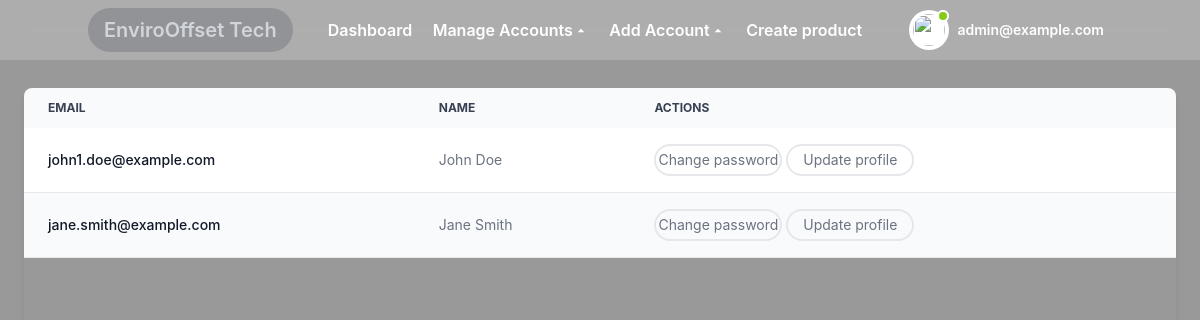
The page /admin/allUsers (signed in) on the database its author committed.
### main.py (models this page shows, shortened)
class Admin(db.Model):
    id=db.Column(db.Integer, primary_key=True)
    fname = db.Column(db.String(255), nullable=False)
    lname = db.Column(db.String(255), nullable=False)
    email=db.Column(db.String(255), nullable=False)
    password=db.Column(db.String(255), nullable=False)
    is_Staff = db.Column(db.Integer, default=0, nullable=False)

class User(db.Model):
    id=db.Column(db.Integer, primary_key=True)
    fname=db.Column(db.String(255), nullable=False)
    lname=db.Column(db.String(255), nullable=False)
    email=db.Column(db.String(255), nullable=False)
    password=db.Column(db.String(255), nullable=False)
    country=db.Column(db.String(255), nullable=False)
    total_contribution = db.Column(db.Float, default=None)
    total_carbon_offset = db.Column(db.Float, default=None)
    carbon_footprint = db.Column(db.Float, default=None)
    offset_under_neutral = db.Column(db.Float, default=None)

### main.py (the view)
@app.route("/admin/allUsers")
def admin_allUsers():
    if not session.get('admin_id'):
        return redirect('/')
    admin = Admin().query.filter_by(id=session.get('admin_id')).first()
    users = User().query.all()
    return render_template('admin/allUsers.html',users=users,admin=admin)

### templates/admin/allUsers.html (shortened to what this page needs)
<!DOCTYPE html>
<html lang="en">
<head>
    <link href="https://fonts.bunny.net/css?family=figtree:400,500,600&display=swap" rel="stylesheet" />
    <link href='https://unpkg.com/boxicons@2.1.4/css/boxicons.min.css' rel='stylesheet'>
    <link href="https://cdn.jsdelivr.net/npm/remixicon@3.5.0/fonts/remixicon.css" rel="stylesheet">
    <link rel="stylesheet" href="{{ url_for('static', filename='styles/layout.css') }}">
    <script src="https://cdn.tailwindcss.com"></script>
</head>
<body class="text-gray-800 font-inter bg-cover bg-fixed bg-center" style="background-image: linear-gradient(rgba(0, 0, 0, 0.4), rgba(0, 0, 0, 0.4)), url('{{ url_for('static', filename='images/SolarPanels.jpg') }}')">
    {% include 'admin/navbar.html' %}
    <main class="md:mt-16 min-h-screen transition-all main">
        <div class="p-6">
            <div class="flex-auto relative overflow-x-auto shadow-md sm:rounded-lg h-screen">
                <table class="w-full text-sm text-left rtl:text-right text-gray-500">
                    <thead class="text-xs text-gray-700 uppercase bg-gray-50">
                        <tr>
                            <th scope="col" class="px-6 py-3">
                                Email
                            </th>
                            <th scope="col" class="px-6 py-3">
                                Name
                            </th>
                            <th scope="col" class="px-6 py-3">
                                Actions
                            </th>
                        </tr>
                    </thead>
                    <tbody>
                        {% for user in users %}
                        <tr class="odd:bg-white even:bg-gray-50 border-b">
                            <th scope="row" class="px-6 py-4 font-medium text-gray-900 whitespace-nowrap">
                                {{user.email}}
                            </th>
                            <td class="px-6 py-4">
                                {{user.fname}} {{user.lname}}
                            </td>
                            <td class="px-6 py-4">
                                        <a href="/admin/changeUserPwd/{{user.id}}">
                                            <button class="btn font-normal h-8 border-gray-200 border-2 rounded-2xl w-32">Change password</button>
                                        </a>
                                        <a href="/admin/changeUserProfile/{{user.id}}">
                                            <button class="btn btn font-normal h-8 border-gray-200 border-2 rounded-2xl w-32">Update profile</button>
                                        </a>
                            </td>
                        </tr>
                        {% endfor %}
                    </tbody>
                </table>
            </div>
        </div>
    </main>
</body>
</html>

### templates/admin/navbar.html (shortened to what this page needs)
<header class="bg-white bg-opacity-20 backdrop-blur-md absolute top-0 left-0 right-0 z-50" id="Home">
    <div class="container mx-auto flex items-center justify-between py-2">
        <div>
            <div
                class="font-semibold text-xl text-gray-300 bg-gray-800 bg-opacity-20 rounded-full px-4 py-2 hover:text-white hover:bg-black px-4">
                EnviroOffset Tech</div>
        </div>
        <div class="space-x-4">
            <a href="/admin/dashboard"
                class="font-semibold text-white hover:text-yellow-300 hover:border-b-2 border-yellow-300">Dashboard</a>
            <div class="inline-block font-semibold text-white group">
                <button class="flex items-center hover:text-yellow-300">
                    Manage Accounts
                    <svg class="fill-current h-4 w-4 transform group-hover:rotate-180
                            transition duration-150 ease-in-out" xmlns="http://www.w3.org/2000/svg"
                        viewBox="0 0 20 20">
                        <path d="M5.859 12.66l4.141-4.27 4.141 4.27H5.859z" />
                    </svg>
                </button>
            </div>
            <div class="inline-block font-semibold text-white group">
                <button class="flex items-center hover:text-yellow-300">
                    Add Account
                    <svg class="fill-current h-4 w-4 transform group-hover:rotate-180
                            transition duration-150 ease-in-out" xmlns="http://www.w3.org/2000/svg"
                        viewBox="0 0 20 20">
                        <path d="M5.859 12.66l4.141-4.27 4.141 4.27H5.859z" />
                    </svg>
                </button>
            </div>
            <a href="/admin/addProduct"
                class="font-semibold text-white hover:text-yellow-300 hover:border-b-2 border-yellow-300">Create
                product</a>
        </div>
        <div class="dropdown ml-3">
            <button type="button" class="dropdown-toggle flex items-center">
                <div class="flex-shrink-0 w-10 h-10 relative">
                    <div class="p-1 bg-white rounded-full focus:outline-none focus:ring">
                        <img class="w-8 h-8 rounded-full"
                            src="https://laravelui.spruko.com/tailwind/ynex/build/assets/images/faces/9.jpg" alt="" />
                        <div class="top-0 left-7 absolute w-3 h-3 bg-lime-500 border-2 border-white rounded-full"></div>
                    </div>
                </div>
                <div class="p-2 md:block text-left">
                    {% if admin %}
                    <h2 class="text-sm font-semibold text-white">{{admin.email}}</h2>
                    {% else %}
                    <h2 class="text-sm font-semibold text-white">Admin</h2>
                    {% endif %}
                </div>
            </button>
        </div>
    </div>
</header>

### static/styles/layout.css (style rules this page uses)
html { line-height: 1.5; -webkit-text-size-adjust: 100%; -moz-tab-size: 4; -o-tab-size: 4; tab-size: 4; font-family: ui-sans-serif, system-ui, -apple-system, BlinkMacSystemFont, "Segoe UI", Roboto, "Helvetica Neue", Arial, "Noto Sans", sans-serif, "Apple Color Emoji", "Segoe UI Emoji", "Segoe UI Symbol", "Noto Color Emoji"; font-feature-settings: normal; font-variation-settings: normal; }
body { margin: 0; line-height: inherit; }
h1, h2, h3, h4, h5, h6 { font-size: inherit; font-weight: inherit; }
a { color: inherit; text-decoration: inherit; }
table { text-indent: 0; border-color: inherit; border-collapse: collapse; }
button, input, optgroup, select, textarea { font-family: inherit; font-feature-settings: inherit; font-variation-settings: inherit; font-size: 100%; font-weight: inherit; line-height: inherit; color: inherit; margin: 0; padding: 0; }
button, select { text-transform: none; }
button, [type='button'], [type='reset'], [type='submit'] { -webkit-appearance: button; background-color: transparent; background-image: none; }
blockquote, dl, dd, h1, h2, h3, h4, h5, h6, hr, figure, p, pre { margin: 0; }
button, [role="button"] { cursor: pointer; }
img, svg, video, canvas, audio, iframe, embed, object { display: block; vertical-align: middle; }
img, video { max-width: 100%; height: auto; }
.absolute { position: absolute; }
.relative { position: relative; }
.left-0 { left: 0px; }
.top-0 { top: 0px; }
.z-50 { z-index: 50; }
.ml-3 { margin-left: 0.75rem; }
.inline-block { display: inline-block; }
.flex { display: flex; }
.h-4 { height: 1rem; }
.h-8 { height: 2rem; }
.min-h-screen { min-height: 100vh; }
.w-8 { width: 2rem; }
.w-full { width: 100%; }
.items-center { align-items: center; }
.justify-between { justify-content: space-between; }
.overflow-x-auto { overflow-x: auto; }
.rounded-full { border-radius: 9999px; }
.border-b { border-bottom-width: 1px; }
.border-gray-200 { --tw-border-opacity: 1; border-color: rgb(229 231 235 / var(--tw-border-opacity)); }
.bg-gray-50 { --tw-bg-opacity: 1; background-color: rgb(249 250 251 / var(--tw-bg-opacity)); }
.bg-white { --tw-bg-opacity: 1; background-color: rgb(255 255 255 / var(--tw-bg-opacity)); }
.p-1 { padding: 0.25rem; }
.p-6 { padding: 1.5rem; }
.px-4 { padding-left: 1rem; padding-right: 1rem; }
.px-6 { padding-left: 1.5rem; padding-right: 1.5rem; }
.py-2 { padding-top: 0.5rem; padding-bottom: 0.5rem; }
.text-left { text-align: left; }
.font-inter { font-family: 'Inter', sans-serif; }
.text-sm { font-size: 0.875rem; line-height: 1.25rem; }
.text-xl { font-size: 1.25rem; line-height: 1.75rem; }
.font-medium { font-weight: 500; }
.font-normal { font-weight: 400; }
.font-semibold { font-weight: 600; }
.uppercase { text-transform: uppercase; }
.text-gray-300 { --tw-text-opacity: 1; color: rgb(209 213 219 / var(--tw-text-opacity)); }
.text-gray-800 { --tw-text-opacity: 1; color: rgb(31 41 55 / var(--tw-text-opacity)); }
.text-white { --tw-text-opacity: 1; color: rgb(255 255 255 / var(--tw-text-opacity)); }
.shadow-md { --tw-shadow: 0 4px 6px -1px rgb(0 0 0 / 0.1), 0 2px 4px -2px rgb(0 0 0 / 0.1); --tw-shadow-colored: 0 4px 6px -1px var(--tw-shadow-color), 0 2px 4px -2px var(--tw-shadow-color); box-shadow: var(--tw-ring-offset-shadow, 0 0 #0000), var(--tw-ring-shadow, 0 0 #0000), var(--tw-shadow); }
.transition-all { transition-property: all; transition-timing-function: cubic-bezier(0.4, 0, 0.2, 1); transition-duration: 150ms; }

### rows shown on the page
Admin: email "admin@example.com"
User: email "john1.doe@example.com", fname "John", lname "Doe"
User: email "jane.smith@example.com", fname "Jane", lname "Smith"
